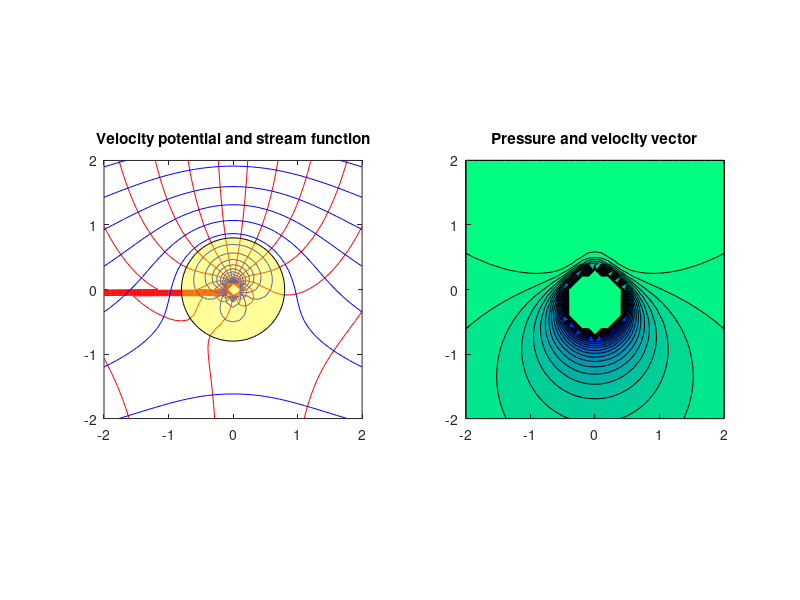

MATLAB code to generate this figure: (Note: this script raises an error after producing the figure.)
function pressure_map

clear all;
close all;

def = 2;

x=-def:0.1:def;
y=-def:0.1:def;
[X,Y] = meshgrid(x,y);

U= 2.0;
alpha_deg=0;
alpha=alpha_deg/180.0*pi;
R=0.8;
r=sqrt(X.^2+Y.^2);
theta = atan2(Y,X);
gamma = -15.0;
rho = 10.0;

Phi = U*(r+R^2./r).*cos(theta-alpha) + gamma/(2*pi)*(theta-alpha);
Psi = U*(r-R^2./r).*sin(theta-alpha) - gamma/(2*pi)*log(r);

%% ???????? & ???????
subplot(1,2,1);
contour(X,Y,Phi,20,'LineColor','red');
hold on;
contour(X,Y,Psi,20,'LineColor','blue');
t = linspace(0,2*pi,100);
patch(R*sin(t),R*cos(t),'yellow','FaceAlpha',0.4);
title('Velocity potential and stream function');
axis equal;

%% ???? & ?????????
subplot(1,2,2);
hold on;
Z = X + i.*Y;
% TODO: ??????i????????????????...?
w = U*(1-R^2./Z.^2)+i*gamma/(2*pi)./Z;
WX = real(w);
WY = imag(w);
W = sqrt(WX.^2+WY.^2);
% ??
W2 = W.*(W<8);
p = 1 - 1/2.0 * rho * W2.^2;
[cv,ch] = contourf(X,Y,p,20);
colormap(winter);
axis equal;
title('Pressure and velocity vector');
set(ch,'edgecolor','none');
axis equal;
hold on;

% ??
t = linspace(0,2*pi,100);
patch(R*sin(t),R*cos(t),'yellow','FaceAlpha',0.9);

% ??????
Un=WX./sqrt(WX.^2+WY.^2);
Vn=WY./sqrt(WX.^2+WY.^2);
width=3 ;
q = quiver(X(1:width:end),Y(1:width:end),Un(1:width:end),Vn(1:width:end));

end